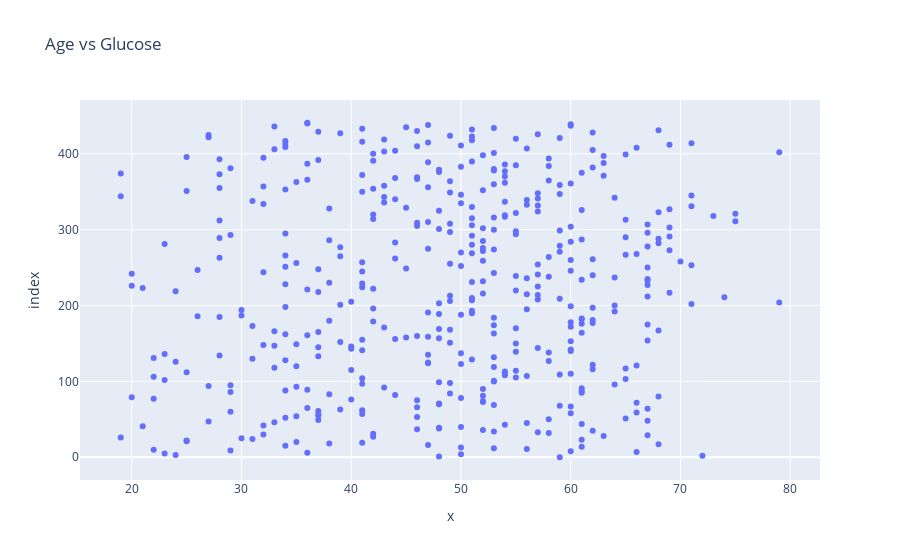

Here is the notebook cell this chart was saved with:
### Markdown cell above
&#9989; **(6 pt):** From the dataframe used above, make a scatter plot of glucose level versus age. Make sure to include a title.

### Code cell
## put your code here
fig = px.scatter(SAS_df['Glucose'],SAS_df['AGE'],title='Age vs Glucose')
fig.show()

### Figure 1 — Plotly figure (JSON) as saved in the notebook; plotly's stock layout.template omitted (floating-point values rounded to 4 significant figures; data arrays with more than 128 entries replaced by an {"elided": "..."} marker saying what was removed)
{"data": [{"hovertemplate": "x=%{x}<br>index=%{y}<extra></extra>", "legendgroup": "", "marker": {"color": "#636efa", "symbol": "circle"}, "mode": "markers", "name": "", "orientation": "h", "showlegend": false, "type": "scatter", "x": {"elided": "442 int values"}, "xaxis": "x", "y": {"elided": "442 int values"}, "yaxis": "y"}], "layout": {"legend": {"tracegroupgap": 0}, "title": {"text": "Age vs Glucose"}, "xaxis": {"anchor": "y", "domain": [0, 1], "title": {"text": "x"}}, "yaxis": {"anchor": "x", "domain": [0, 1], "title": {"text": "index"}}}}
